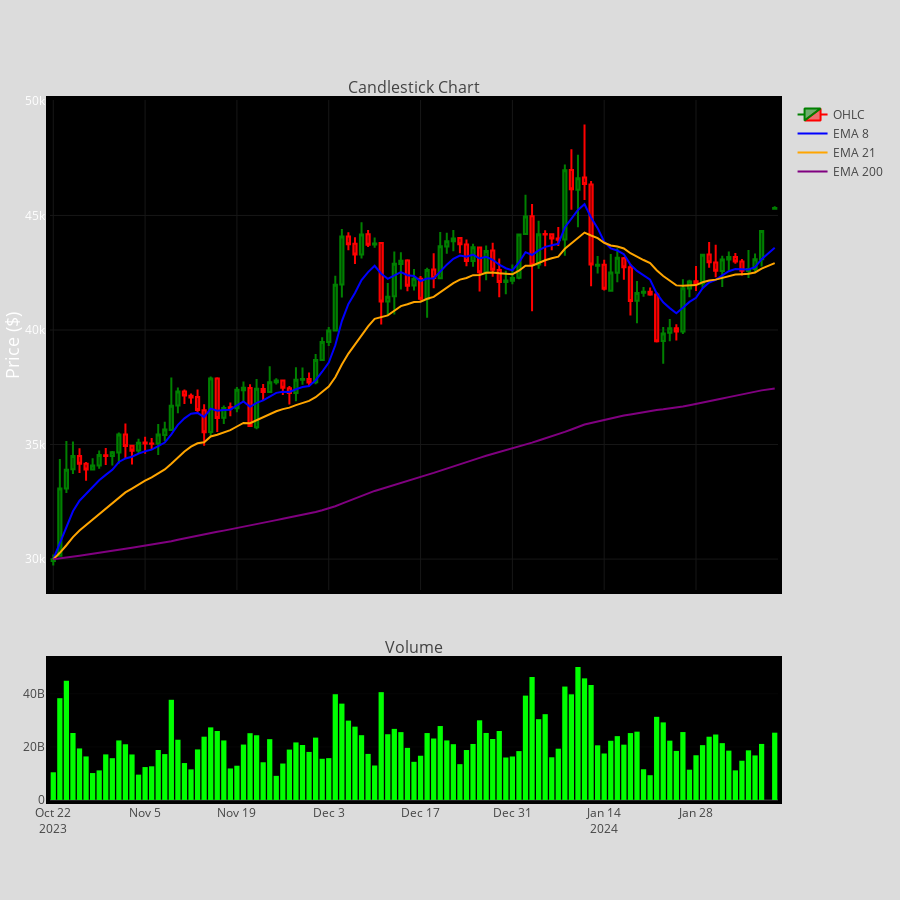

The cell this chart's notebook holds for it:
### Code cell
plot_candlestick(data_6_months, 'Bitcoin 6 Month Candlestick Chart');
